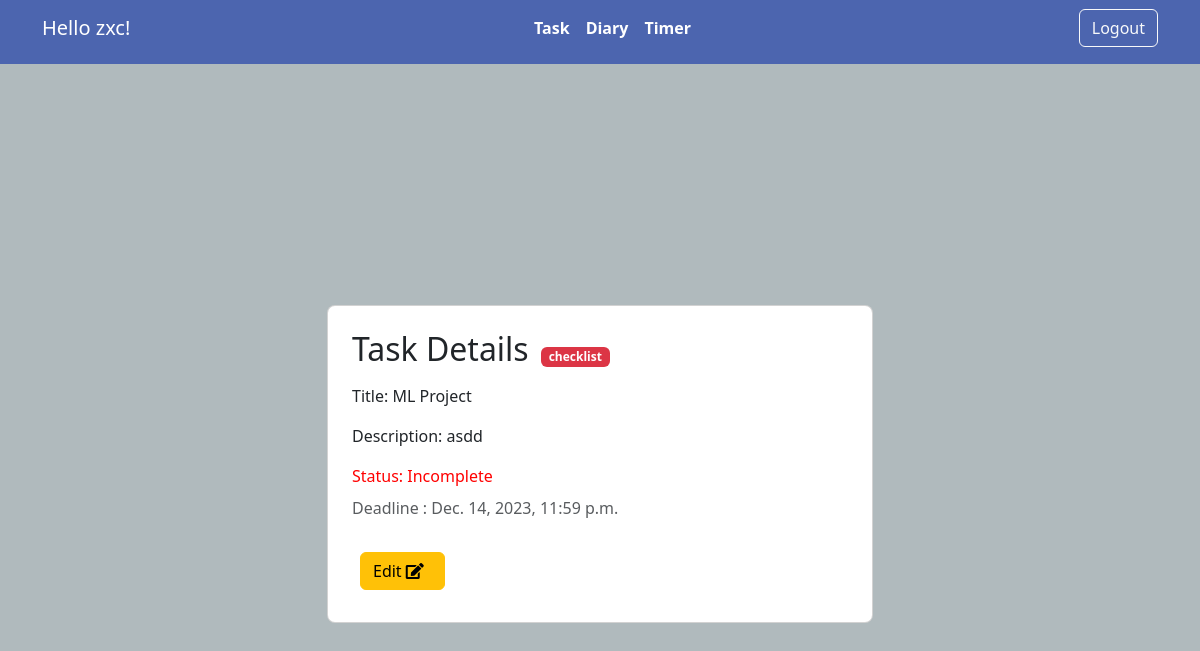
The page /task/23/ (signed in) on the database as committed earlier.
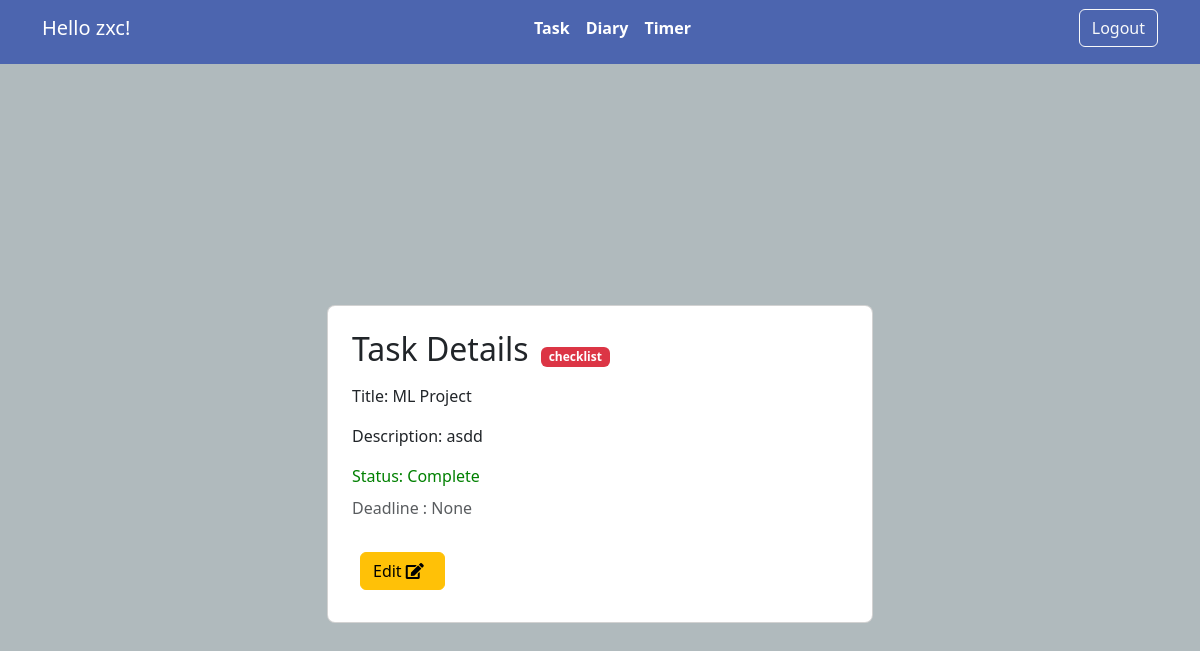
The same page on the database as committed later.
### base/models.py (models this page shows, shortened)
class MyTask(models.Model):
    userID = models.ForeignKey(User, on_delete=models.CASCADE)
    title = models.CharField(max_length=200)
    discription = models.TextField(null=True, blank=True)
    deadline = models.DateTimeField(null= True, blank= True)
    status = models.BooleanField(default=False)

### base/views.py (the view)
# urls.py: path('task/<int:pk>/', Task_Detail.as_view(), name='task'),
class Task_Detail(LoginRequiredMixin,DetailView):
      model = MyTask
      context_object_name = 'task'

### base/templates/base/mytask_detail.html (shortened to what this page needs)
<!DOCTYPE html>
<html lang="en">
<head>
    <link href="https://cdn.jsdelivr.net/npm/bootstrap@5.3.0/dist/css/bootstrap.min.css" rel="stylesheet">
    <link href="https://cdnjs.cloudflare.com/ajax/libs/font-awesome/5.15.4/css/all.min.css" rel="stylesheet">
</head>
<body>
    {% include 'base/navbar.html' %}
    <section class="vh-100" style="background-color: #b0babd;">
        <div class="container py-5 h-100">
            <div class="row d-flex justify-content-center align-items-center h-100">
                <div class="col col-lg-8 col-xl-6">
                    <div class="card rounded-3">
                        <div class="card-body p-4">
                            <p class="mb-2"><span class="h2 me-2">Task Details</span> <span
                                    class="badge bg-danger">checklist</span></p>
                            <ul class="list-group rounded-0">
                                <li class="list-group-item border-0 d-flex align-items-center ps-0">
                                    Title: {{ task.title }}
                                </li>
                                <li class="list-group-item border-0 d-flex align-items-center ps-0">
                                    Description: {{task.discription}}
                                </li>
                                {% if task.status %}
                                <li class="list-group-item border-0 d-flex align-items-center ps-0"
                                    style="color: green;">
                                    Status: Complete
                                </li>
                                {% else %}
                                <li class="list-group-item border-0 d-flex align-items-center ps-0" style="color: red;">
                                    Status: Incomplete
                                </li>
                                {% endif %}
                            </ul>
                            <li class="list-group-item border-0 d-flex align-items-center ps-0">
                                <p class="text-muted pb-2">Deadline : {{ task.deadline }}</p>
                            </li>
                            <li class="list-group-item border-0 d-flex align-items-center">
                                <a class="btn btn-warning custom-button m-2" href="{% url 'task-edit' task.id %}">
                                    Edit <i class="fas fa-edit me-2"></i></a>
                            </li>
                        </div>
                    </div>
                </div>
            </div>
        </div>
    </section>
</body>
</html>

Rows that differ between the two databases and show on the page:
changed MyTask "ML Project": status False → True (drawn); deadline "Dec. 14, 2023, 11:59 p.m." → "None"
Other text that changed with them:
text no longer shown: "Status: Incomplete"
text now shown: "Status: Complete"
